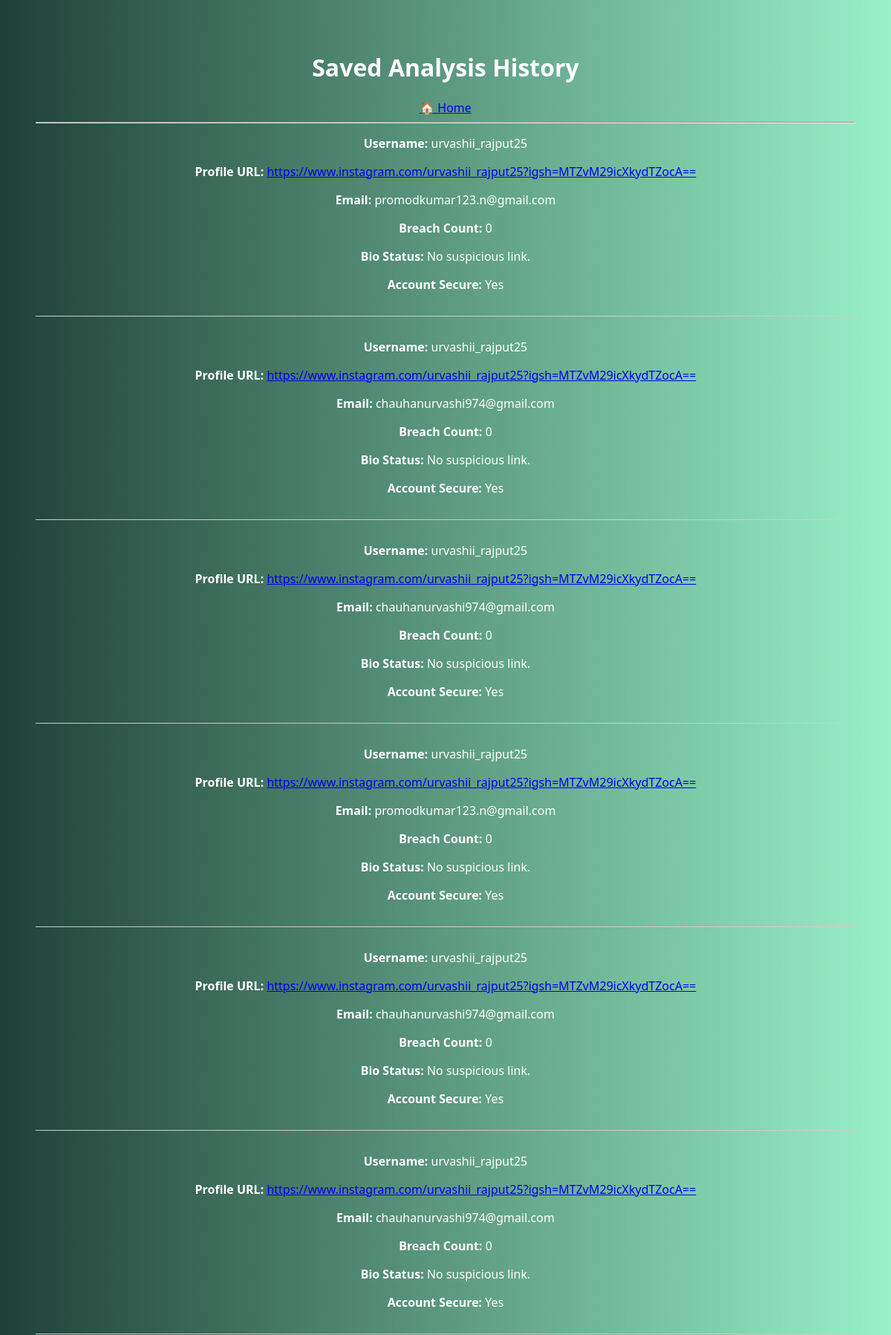
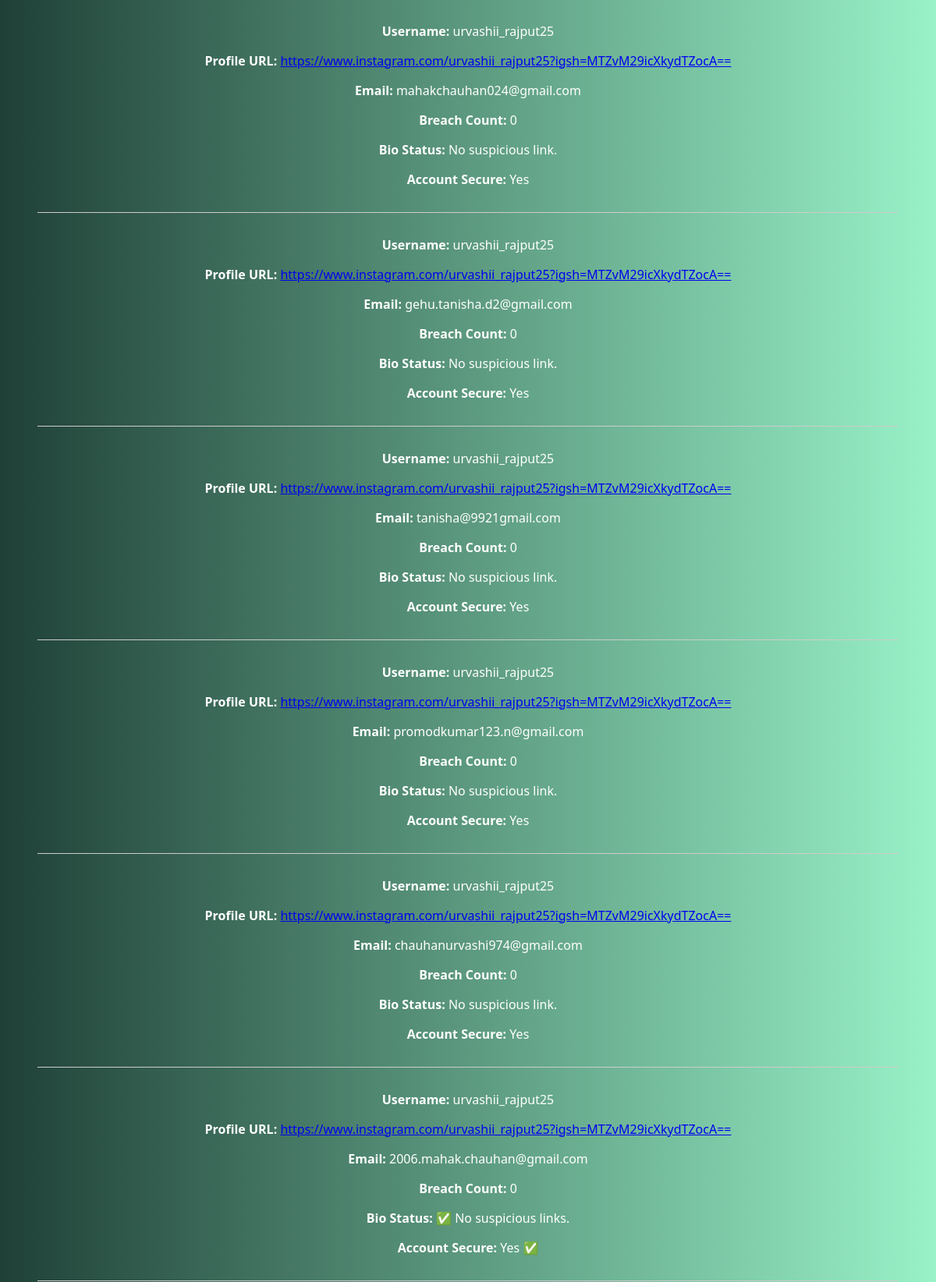
The app's page /history (upper part) with its own data (2 pictures, top to bottom).
### app.py (models this page shows)
class Analysis(db.Model):
    id = db.Column(db.Integer, primary_key=True)
    email = db.Column(db.String(120))
    instagram_url = db.Column(db.String(300))
    username = db.Column(db.String(100))
    breach_count = db.Column(db.Integer)
    bio_status = db.Column(db.String(300))
    is_secure = db.Column(db.String(10))

### app.py (the view)
@app.route('/history')
def history():
    analyses = Analysis.query.order_by(Analysis.id.desc()).all()
    return render_template('history.html', analyses=analyses)

### templates/history.html (shortened to what this page needs)
<!DOCTYPE html>
<html lang="en">
<head>
  <link rel="stylesheet" href="{{ url_for('static', filename='style.css') }}" />
</head>
<body>
  <div class="result-container">
    <h1>Saved Analysis History</h1>
    <a href="/">🏠 Home</a>
    <hr />
    {% if analyses %}
      {% for result in analyses %}
        <div style="margin-bottom: 30px; border-bottom: 1px solid #ccc; padding-bottom: 15px;">
          <p><strong>Username:</strong> {{ result.username }}</p>
          <p><strong>Profile URL:</strong> <a href="{{ result.instagram_url }}" target="_blank">{{ result.instagram_url }}</a></p>
          <p><strong>Email:</strong> {{ result.email }}</p>
          <p><strong>Breach Count:</strong> {{ result.breach_count }}</p>
          <p><strong>Bio Status:</strong> {{ result.bio_status }}</p>
          <p><strong>Account Secure:</strong> {{ result.is_secure }}</p>
        </div>
      {% endfor %}
    {% else %}
      <p>No saved analysis data found.</p>
    {% endif %}
  </div>
</body>
</html>

### static/style.css (style rules this page uses)
body { background: linear-gradient(to right, #1f4037, #99f2c8); font-family: 'Segoe UI', Tahoma, Geneva, Verdana, sans-serif; color: #fff; text-align: center; padding: 40px; }

### records on screen
Analysis: username "urvashii_rajput25", instagram_url "https://www.instagram.com/urvashii_rajput25?igsh=MTZvM29icXkydTZocA==", email "promodkumar123.n@gmail.com", breach_count "0", bio_status "No suspicious link.", is_secure "Yes"
Analysis: username "urvashii_rajput25", instagram_url "https://www.instagram.com/urvashii_rajput25?igsh=MTZvM29icXkydTZocA==", email "chauhanurvashi974@gmail.com", breach_count "0", bio_status "No suspicious link.", is_secure "Yes"
Analysis: username "urvashii_rajput25", instagram_url "https://www.instagram.com/urvashii_rajput25?igsh=MTZvM29icXkydTZocA==", email "chauhanurvashi974@gmail.com", breach_count "0", bio_status "No suspicious link.", is_secure "Yes"
Analysis: username "urvashii_rajput25", instagram_url "https://www.instagram.com/urvashii_rajput25?igsh=MTZvM29icXkydTZocA==", email "promodkumar123.n@gmail.com", breach_count "0", bio_status "No suspicious link.", is_secure "Yes"
Analysis: username "urvashii_rajput25", instagram_url "https://www.instagram.com/urvashii_rajput25?igsh=MTZvM29icXkydTZocA==", email "chauhanurvashi974@gmail.com", breach_count "0", bio_status "No suspicious link.", is_secure "Yes"
Analysis: username "urvashii_rajput25", instagram_url "https://www.instagram.com/urvashii_rajput25?igsh=MTZvM29icXkydTZocA==", email "chauhanurvashi974@gmail.com", breach_count "0", bio_status "No suspicious link.", is_secure "Yes"
Analysis: username "urvashii_rajput25", instagram_url "https://www.instagram.com/urvashii_rajput25?igsh=MTZvM29icXkydTZocA==", email "mahakchauhan024@gmail.com", breach_count "0", bio_status "No suspicious link.", is_secure "Yes"
Analysis: username "urvashii_rajput25", instagram_url "https://www.instagram.com/urvashii_rajput25?igsh=MTZvM29icXkydTZocA==", email "gehu.tanisha.d2@gmail.com", breach_count "0", bio_status "No suspicious link.", is_secure "Yes"
Analysis: username "urvashii_rajput25", instagram_url "https://www.instagram.com/urvashii_rajput25?igsh=MTZvM29icXkydTZocA==", email "tanisha@9921gmail.com", breach_count "0", bio_status "No suspicious link.", is_secure "Yes"
Analysis: username "urvashii_rajput25", instagram_url "https://www.instagram.com/urvashii_rajput25?igsh=MTZvM29icXkydTZocA==", email "promodkumar123.n@gmail.com", breach_count "0", bio_status "No suspicious link.", is_secure "Yes"
Analysis: username "urvashii_rajput25", instagram_url "https://www.instagram.com/urvashii_rajput25?igsh=MTZvM29icXkydTZocA==", email "chauhanurvashi974@gmail.com", breach_count "0", bio_status "No suspicious link.", is_secure "Yes"
Analysis: username "urvashii_rajput25", instagram_url "https://www.instagram.com/urvashii_rajput25?igsh=MTZvM29icXkydTZocA==", email "2006.mahak.chauhan@gmail.com", breach_count "0", bio_status "✅ No suspicious links.", is_secure "Yes ✅"
